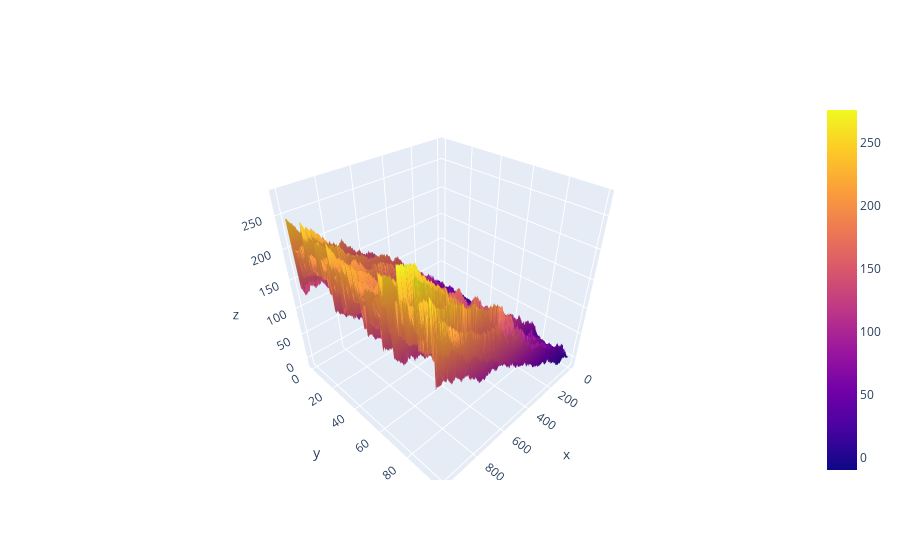

Notebook source saved alongside this figure:
### Code cell
import plotly.graph_objects as go
Z= []
for i in range(100):
    x = random_walk(1000,0.6)
    Z.append(x)

fig = go.Figure(data=[go.Surface(z=Z1)])
fig.show()

### Figure 1 — Plotly figure (JSON) as saved in the notebook; plotly's stock layout.template omitted (floating-point values rounded to 4 significant figures; data arrays with more than 128 entries replaced by an {"elided": "..."} marker saying what was removed)
{"data": [{"type": "surface", "z": {"elided": "100x1000 int values"}}], "layout": {}}
